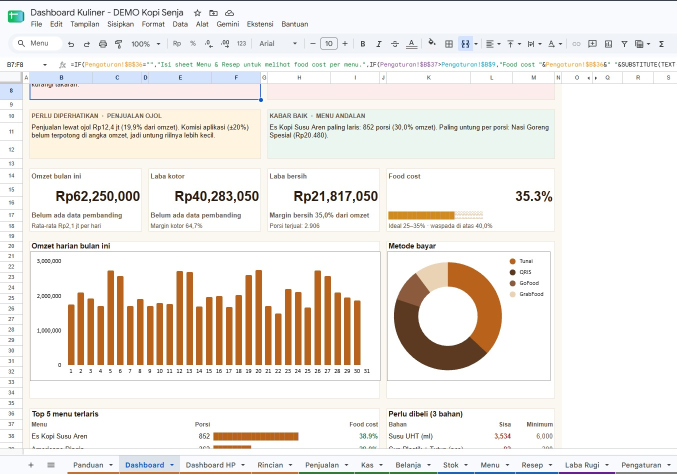
#> input picture motion/proyek/iklan-dashboard-umkm/aset/img01.jpg, 1353 x 947 px (shown at 1/2 size)
$ python crop.py
#> lines starting #> are read from the running program, lines starting #| are printed output that depends on the picture
# Crop screenshot sheet: buang toolbar/bar rumus/sel terseleksi & foto profil (img11), upscale 1.5x (Lanczos) supaya tidak pecah di 9:16.
from pathlib import Path
from PIL import Image, ImageFilter
HERE = Path(__file__).resolve().parent
C = {  # nama: (file, (x0, y0, x1, y1))
    "dash": ("img01.jpg", (52, 212, 1112, 900)),
    "dash_kpi": ("img01.jpg", (52, 330, 1112, 470)),
    "dash_beli": ("img01.jpg", (770, 810, 1112, 900)),
    "rincian": ("img03.jpg", (52, 165, 960, 900)),
    "jual": ("img04.jpg", (40, 160, 1055, 900)),
    "kas": ("img05.jpg", (40, 170, 910, 780)),
    "belanja": ("img06.jpg", (40, 160, 1010, 900)),
    "stok": ("img07.jpg", (40, 160, 1360, 600)),
    "menu": ("img08.jpg", (40, 165, 1155, 450)),
    "resep": ("img09.jpg", (40, 165, 950, 860)),
    "labarugi": ("img10.jpg", (40, 160, 1600, 705)),
    "atur": ("img11.jpg", (0, 100, 700, 760)),
}
for name, (f, box) in C.items():
    im = Image.open(HERE / "aset" / f).convert("RGB").crop(box)
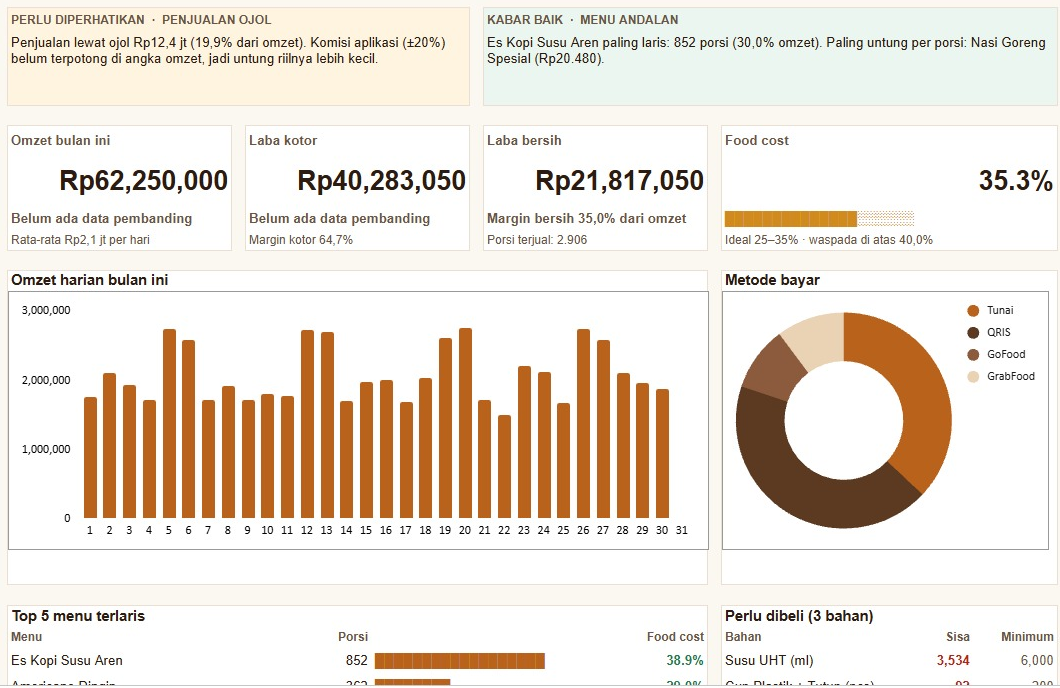
#> im: PIL image 1060x688 RGB; mean R, G, B 236.1, 226.8, 216.1
    im = im.resize((round(im.width * 1.5), round(im.height * 1.5)), Image.LANCZOS).filter(ImageFilter.UnsharpMask(1.2, 60, 2))
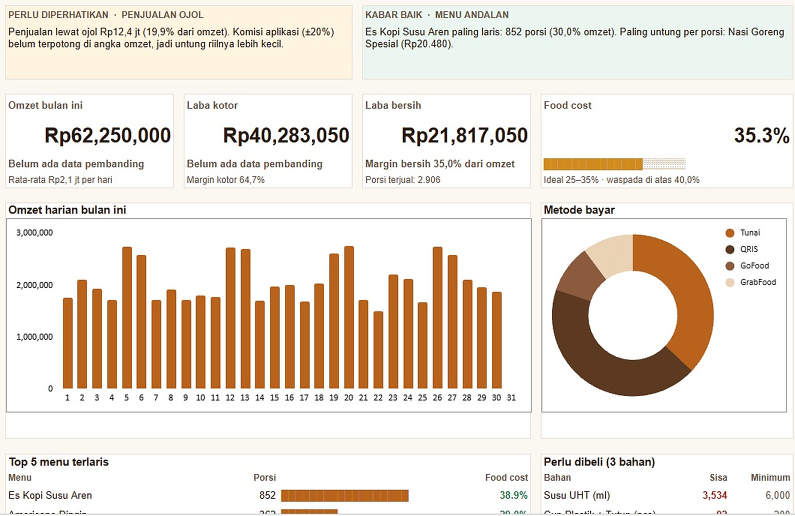
#> im: PIL image 1590x1032 RGB (shown at 1/2 size); mean R, G, B 235, 225.6, 215.3
    im.save(HERE / "shots" / f"{name}.png")
    print(name, im.size)
#| dash (1590, 1032)
#> (the run stopped early here; a loop or call above may not have finished)
